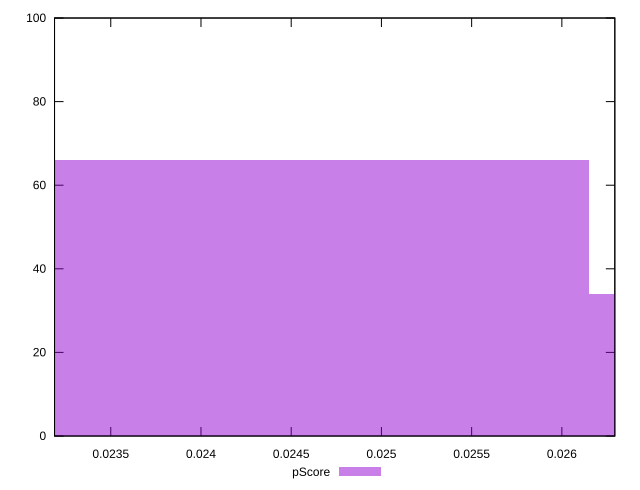

Write gnuplot code to recreate this figure.
reset

$pScore <<EOF
0.027894941940694827 34
0.024408074198107973 66
EOF

set key outside below
set boxwidth 0.0034868677425868534
set xrange [0.02318835214901871:0.02629351260316859]
set yrange [0:100]
set trange [0:100]
set style fill transparent solid 0.5 noborder
set terminal svg size 640, 490 enhanced background rgb 'white'
set output "report_00014_2021-02-09T15:56:05.503Z/uses-long-cache-ttl/samples/pages/pScore/histogram.svg"

plot $pScore title "pScore" with boxes

reset
